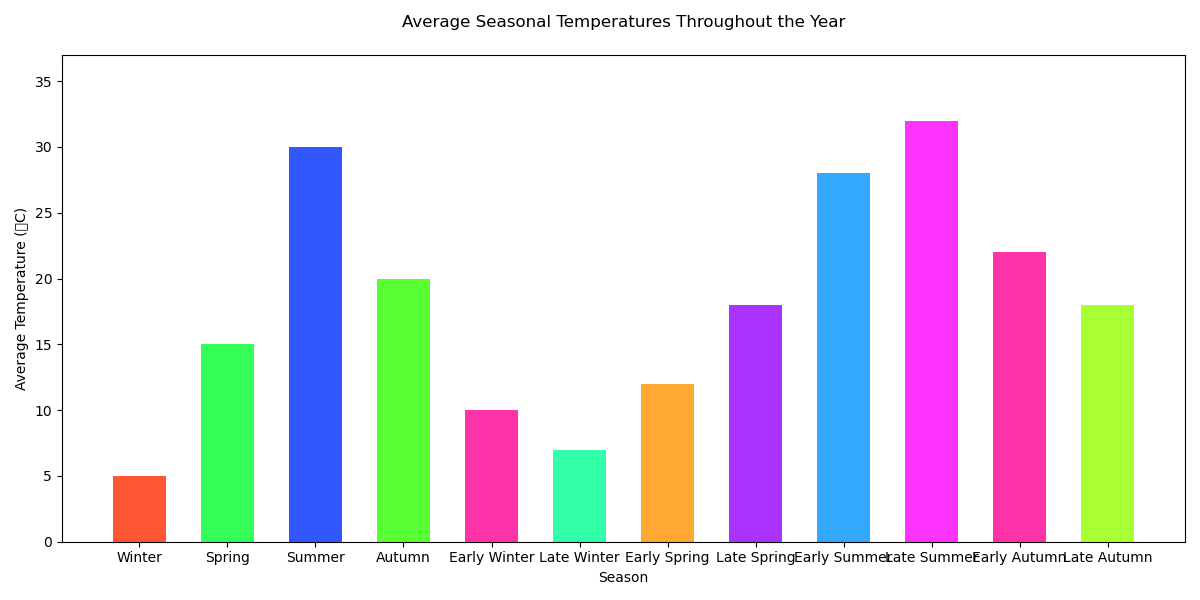

Write Python code to recreate this figure.

import matplotlib.pyplot as plt

seasons = ['Winter', 'Spring', 'Summer', 'Autumn', 'Early Winter', 'Late Winter', 'Early Spring', 'Late Spring', 'Early Summer', 'Late Summer', 'Early Autumn', 'Late Autumn']
average_temperature = [5, 15, 30, 20, 10, 7, 12, 18, 28, 32, 22, 18]

colors = ['#FF5733', '#33FF57', '#3357FF', '#57FF33', '#FF33A8', '#33FFA8', '#FFA833', '#A833FF', '#33A8FF', '#FF33FF', '#FF33A8', '#A8FF33']

plt.figure(figsize=(12, 6))
bar_width = 0.6
plt.bar(seasons, average_temperature, color=colors, width=bar_width)

plt.title('Average Seasonal Temperatures Throughout the Year', pad=20)
plt.ylabel('Average Temperature (°C)')
plt.xlabel('Season')

plt.ylim([0, max(average_temperature) + 5])

plt.tight_layout()
plt.show()
